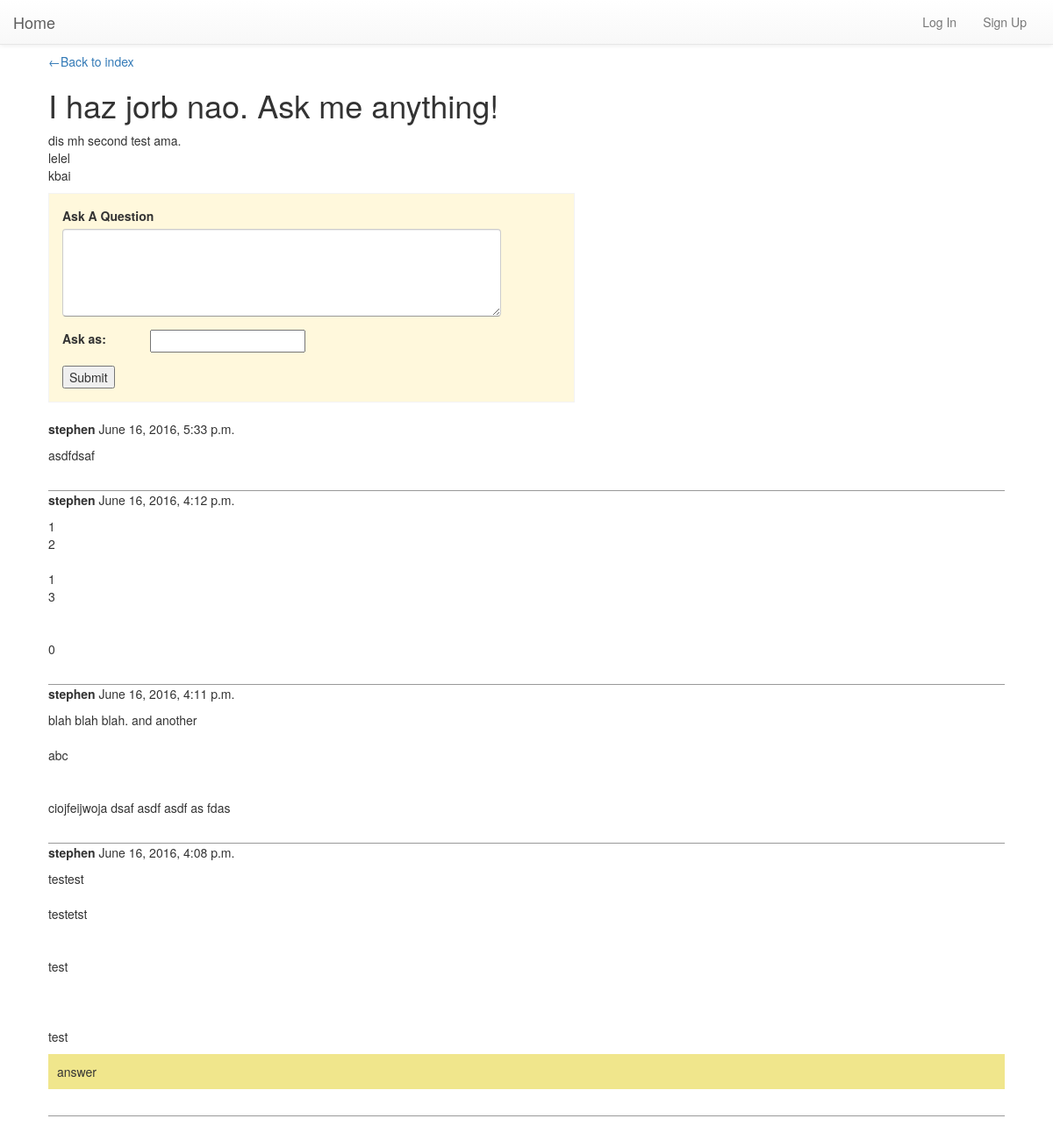
/ama/8/, run on the app's committed database.
### home/models.py (models this page shows, shortened)
class AMA(models.Model):
    author = models.ForeignKey(User)
    title = models.CharField(max_length=100)
    description_text = models.CharField(max_length=1000)
    pub_date = models.DateTimeField(default=timezone.now)

class Question(models.Model):
    author = models.ForeignKey(User, null=True)
    author_name = models.CharField(max_length=25, default='Anonymous')
    ama = models.ForeignKey(AMA, on_delete=models.CASCADE)
    question_text = models.CharField(max_length=400)
    pub_date = models.DateTimeField(default=timezone.now)
    comments = fields.GenericRelation(Comment)

class Answer(models.Model):
    author = models.ForeignKey(User)
    question = models.OneToOneField(Question, on_delete=models.CASCADE)
    answer_text = models.CharField(max_length=400)
    pub_date = models.DateTimeField(default=timezone.now)
    comments = fields.GenericRelation(Comment)

### home/views.py (the view)
# urls.py: url(r'^ama/(?P<pk>[0-9]+)/$', AMADetailView.as_view(), name='ama_detail'),
class AMADetailView(DetailView):
    template_name = 'ama/detail.html'
    model = AMA

### home/templates/ama/detail.html (shortened to what this page needs)
{% extends "base.html" %}
{% block content %}
<div class="row">
  <div class="col-xs-12">
    <a href="{% url 'index' %}">&#8592Back to index</a>
    <h1>{{ ama.title }}</h1>
    <p class="">
      {{ ama.description_text|linebreaksbr }}
    </p>
    <form class="speech-form" action="{{ request.path }}question/" method="POST">
      <div class="form-group">
        <label for="question">Ask A Question</label>
        <textarea name="question" class="form-control question" rows="1" cols="1"></textarea>
      </div>
      <div class="form-group">
        <div class="row">
          <div class="col-xs-2">
            <label>Ask as: </label>
          </div>
          <div class="col-xs-10">
            {% if user.username %}
            <label for="username">
              <input type="radio" name="author_name" id="username" value="{{ user.username }}" checked />
              {{ user.username }}
            </label>
            <label for="anonymous">
              <input type="radio" name="author_name" id="anonymous" value="other">
                Other: <input type="text" name="other" value='Anonymous' />
              </input>
            </label>
            {% else %}
            <input type="text" name="author_name">
            {% endif %}
          </div>
        </div>
      </div>
      <input type="submit" value="Submit">
    </form>
    <ul class="questions-list">
      {% for question in ama.question_set.all reversed %}
      <li class="question" id="question-{{ forloop.counter0 }}">
        <div class="question-author"><b>{{ question.author_name }}</b> {{ question.pub_date }}</div>
        <div class="question-text">{{ question.question_text|linebreaksbr }}</div>
        <div class="answer-box">
          {% if question.answer %}
          <p class="answer" id="answer-{{ forloop.counter0 }}">
            {{ question.answer.answer_text|linebreaksbr }}
          </p>
          {% else %}
          <p class="answer" id="answer-{{ forloop.counter0 }}" hidden>
          </p>
          {% endif %}
        </div>
      </li>
      {% endfor %}
    </ul>
  </div>
</div>
{% endblock %}

### home/static/css/style.css (style rules this page uses)
body { padding: 40px; padding-top: 60px; }
li { list-style: none; }
label { display: block; white-space: nowrap; }
.answer { background-color: khaki; padding: 10px; }
textarea.question { width: 500px; height: 100px; }
.speech-form { width: 600px; background-color: cornsilk; padding: 15px; border: thin solid #f3f3f3; }
.question { border-bottom: thin solid #999999; padding-bottom: 20px; }
.question-author { margin-bottom: 10px; }
.questions-list { padding: 0px; padding-top: 20px; }
.question-text { padding-bottom: 10px; }

### data on the page
AMA: title "I haz jorb nao. Ask me anything!", description_text "dis mh second test ama. lelel kbai"
Question: author_name "stephen", pub_date "June 16, 2016, 5:33 p.m.", question_text "asdfdsaf"
Question: author_name "stephen", pub_date "June 16, 2016, 4:12 p.m.", question_text "1 2 1 3 0"
Question: author_name "stephen", pub_date "June 16, 2016, 4:11 p.m.", question_text "blah blah blah. and another abc ciojfeijwoja dsaf asdf asdf as fdas"
Question: author_name "stephen", pub_date "June 16, 2016, 4:08 p.m.", question_text "testest testetst test test", answer.answer_text "answer"
